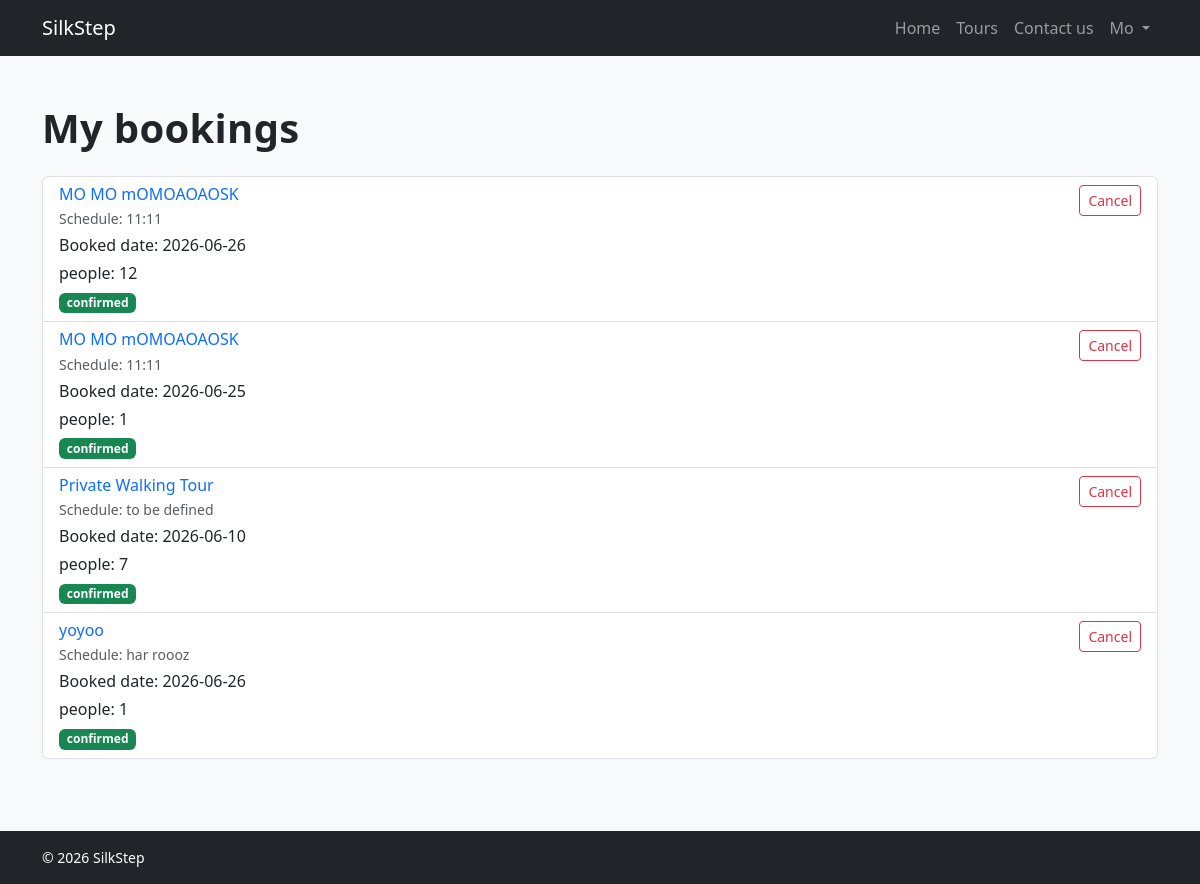
/my-bookings (signed in), run on the app's committed database.
### tables this page shows
CREATE TABLE users (
    id INTEGER PRIMARY KEY AUTOINCREMENT,
    name TEXT NOT NULL,
    surname TEXT NOT NULL,
    email TEXT NOT NULL UNIQUE,
    password TEXT NOT NULL,
    role TEXT NOT NULL CHECK(role IN ('guide', 'participant', 'admin'))
);

CREATE TABLE bookings (
    id INTEGER PRIMARY KEY AUTOINCREMENT,
    tour_id INTEGER NOT NULL,
    participant_id INTEGER NOT NULL,
    tour_date TEXT NOT NULL,
    status TEXT NOT NULL DEFAULT 'confirmed',
    created_at TEXT DEFAULT CURRENT_TIMESTAMP, party_size INTEGER NOT NULL DEFAULT 1, notes TEXT,
    FOREIGN KEY (tour_id) REFERENCES tours(id),
    FOREIGN KEY (participant_id) REFERENCES users(id)
);

CREATE TABLE tours (
    id INTEGER PRIMARY KEY AUTOINCREMENT,
    title TEXT NOT NULL,
    schedule TEXT NOT NULL,
    duration TEXT NOT NULL,
    payment TEXT NOT NULL,
    summary TEXT NOT NULL
, guide_id INTEGER, meeting_point TEXT, max_participants INTEGER DEFAULT 15, photo_url TEXT, meeting_map_link TEXT);

### app.py (the view)
@app.route("/my-bookings")
def my_bookings():
    if not current_user.is_authenticated or current_user.role != "participant":
        return redirect(url_for("home"))
    bookings = [dict(r) for r in bookings_dao.get_bookings_by_participant(current_user.id)]
    return render_template("my_bookings.html", bookings=bookings)

### app.py (called while the page is built)
@login_manager.user_loader
def load_user(user_id):
    row = users_dao.get_user_by_id(int(user_id))
    return User(row) if row else None

### bookings_dao.py (called while the page is built)
def get_bookings_by_participant(participant_id):
    conn = sqlite3.connect("silkstep.db")
    conn.row_factory = sqlite3.Row
    rows = conn.execute(
        """
        SELECT b.id, b.tour_id, b.tour_date, b.party_size, b.notes, b.status, b.created_at,
               t.title AS tour_title, t.schedule AS tour_schedule
        FROM bookings b
        JOIN tours t ON t.id = b.tour_id
        WHERE b.participant_id = ?
        ORDER BY b.id DESC
        """,
        (participant_id,),
    ).fetchall()
    conn.close()
    return rows

### users_dao.py (called while the page is built)
def get_user_by_id(user_id):
    conn = sqlite3.connect("silkstep.db")
    conn.row_factory = sqlite3.Row
    row = conn.execute("SELECT * FROM users WHERE id = ?", (user_id,)).fetchone()
    conn.close()
    return row

### templates/my_bookings.html (shortened to what this page needs)
{% extends "base.html" %}
{% block content %}
<section class="container py-5">
  <h1 class="mb-4">My bookings</h1>
  {% if bookings %}
    <div class="list-group">
      {% for b in bookings %}
        <div class="list-group-item">
          <div class="d-flex justify-content-between align-items-start">
            <div>
              <h2 class="h6 mb-1">
                <a href="{{ url_for('tour_detail', tour_id=b.tour_id) }}" class="text-decoration-none">
                  {{ b.tour_title }}
                </a>
              </h2>
              <p class="mb-1 text-muted small">Schedule: {{ b.tour_schedule }}</p>
              <p class="mb-1">Booked date: {{ b.tour_date }}</p>
              {% if b.party_size %}
                <p class="mb-1">people: {{ b.party_size }}</p>
              {% endif %}
              <span class="badge bg-success">{{ b.status }}</span>
            </div>
            <form method="POST" action="{{ url_for('cancel_booking', booking_id=b.id) }}">
              <button type="submit" class="btn btn-outline-danger btn-sm"
                      onclick="return confirm('Cancel this booking?');">
                Cancel
              </button>
            </form>
          </div>
        </div>
      {% endfor %}
    </div>
  {% else %}
    <p>No bookings yet. <a href="{{ url_for('tours') }}">Browse tours</a></p>
  {% endif %}
</section>
{% endblock %}

### templates/base.html (shortened to what this page needs)
<!DOCTYPE html>
<html lang="en">
<head>
  <link href="https://cdn.jsdelivr.net/npm/bootstrap@5.3.0/dist/css/bootstrap.min.css" rel="stylesheet">
  <link rel="stylesheet" href="{{ url_for('static', filename='css/style.css') }}">
</head>
<body>
  <nav class="navbar navbar-expand-lg navbar-dark bg-dark">
    <div class="container">
      <a class="navbar-brand" href="{{ url_for('home') }}">SilkStep</a>
      <div class="collapse navbar-collapse" id="mainNav">
        <ul class="navbar-nav ms-auto align-items-lg-center">
          <li class="nav-item">
            <a class="nav-link" href="{{ url_for('home') }}">Home</a>
          </li>
          <li class="nav-item">
            <a class="nav-link" href="{{ url_for('tours') }}">Tours</a>
          </li>
          <li class="nav-item">
            <a class="nav-link" href="{{ url_for('contact') }}">Contact us</a>
          </li>
          {% if current_user.is_authenticated %}
          <li class="nav-item dropdown">
            <a class="nav-link dropdown-toggle" href="#" role="button"
               data-bs-toggle="dropdown" aria-expanded="false">
              {{ current_user.name }}
            </a>
          </li>
          {% else %}
          <li class="nav-item">
            <a class="nav-link" href="{{ url_for('login') }}">Login</a>
          </li>
          {% endif %}
        </ul>
      </div>
    </div>
  </nav>
  {% block content %}{% endblock %}
  <footer class="bg-dark text-white py-3 mt-4">
    <div class="container small">&copy; 2026 SilkStep</div>
  </footer>
</body>
</html>

### static/css/style.css (style rules this page uses)
body { background-color: #f8f9fa; color: #212529; }
h1 { font-weight: 700; letter-spacing: 0.3px; }

### data on the page
users: name "Mo"
bookings: tour_title "MO MO mOMOAOAOSK", tour_schedule "11:11", tour_date "2026-06-26", party_size "12", status "confirmed"
bookings: tour_title "MO MO mOMOAOAOSK", tour_schedule "11:11", tour_date "2026-06-25", party_size "1", status "confirmed"
bookings: tour_title "Private Walking Tour", tour_schedule "to be defined", tour_date "2026-06-10", party_size "7", status "confirmed"
bookings: tour_title "yoyoo", tour_schedule "har roooz", tour_date "2026-06-26", party_size "1", status "confirmed"
